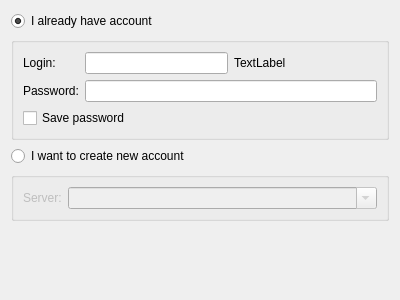
<?xml version="1.0" encoding="UTF-8"?>
<ui version="4.0">
 <class>JAccountWizardPage</class>
 <widget class="QWizardPage" name="JAccountWizardPage">
  <property name="geometry">
   <rect>
    <x>0</x>
    <y>0</y>
    <width>400</width>
    <height>300</height>
   </rect>
  </property>
  <property name="windowTitle">
   <string>WizardPage</string>
  </property>
  <layout class="QVBoxLayout" name="verticalLayout">
   <item>
    <widget class="QRadioButton" name="oldAccountButton">
     <property name="text">
      <string>I already have account</string>
     </property>
     <property name="checked">
      <bool>true</bool>
     </property>
    </widget>
   </item>
   <item>
    <widget class="QGroupBox" name="groupBox">
     <property name="title">
      <string/>
     </property>
     <layout class="QFormLayout" name="formLayout">
      <item row="0" column="0">
       <widget class="QLabel" name="label">
        <property name="sizePolicy">
         <sizepolicy hsizetype="Fixed" vsizetype="Preferred">
          <horstretch>0</horstretch>
          <verstretch>0</verstretch>
         </sizepolicy>
        </property>
        <property name="text">
         <string>Login:</string>
        </property>
       </widget>
      </item>
      <item row="0" column="1">
       <layout class="QHBoxLayout" name="horizontalLayout">
        <item>
         <widget class="QLineEdit" name="jidEdit"/>
        </item>
        <item>
         <widget class="QLabel" name="serverLabel">
          <property name="sizePolicy">
           <sizepolicy hsizetype="Expanding" vsizetype="Preferred">
            <horstretch>0</horstretch>
            <verstretch>0</verstretch>
           </sizepolicy>
          </property>
          <property name="text">
           <string>TextLabel</string>
          </property>
         </widget>
        </item>
       </layout>
      </item>
      <item row="1" column="0">
       <widget class="QLabel" name="label_4">
        <property name="text">
         <string>Password:</string>
        </property>
       </widget>
      </item>
      <item row="1" column="1">
       <widget class="QLineEdit" name="passwdEdit">
        <property name="inputMask">
         <string/>
        </property>
        <property name="echoMode">
         <enum>QLineEdit::Password</enum>
        </property>
       </widget>
      </item>
      <item row="2" column="0" colspan="2">
       <widget class="QCheckBox" name="savePasswdCheck">
        <property name="text">
         <string>Save password</string>
        </property>
       </widget>
      </item>
     </layout>
    </widget>
   </item>
   <item>
    <widget class="QRadioButton" name="newAccountButton">
     <property name="text">
      <string>I want to create new account</string>
     </property>
    </widget>
   </item>
   <item>
    <widget class="QGroupBox" name="groupBox_2">
     <property name="enabled">
      <bool>false</bool>
     </property>
     <property name="title">
      <string/>
     </property>
     <layout class="QFormLayout" name="formLayout_2">
      <item row="0" column="0">
       <widget class="QLabel" name="label_2">
        <property name="text">
         <string>Server:</string>
        </property>
       </widget>
      </item>
      <item row="0" column="1">
       <widget class="QComboBox" name="serverEdit">
        <property name="sizePolicy">
         <sizepolicy hsizetype="Expanding" vsizetype="Fixed">
          <horstretch>0</horstretch>
          <verstretch>0</verstretch>
         </sizepolicy>
        </property>
        <property name="editable">
         <bool>true</bool>
        </property>
       </widget>
      </item>
     </layout>
    </widget>
   </item>
   <item>
    <spacer name="verticalSpacer">
     <property name="orientation">
      <enum>Qt::Vertical</enum>
     </property>
     <property name="sizeHint" stdset="0">
      <size>
       <width>20</width>
       <height>106</height>
      </size>
     </property>
    </spacer>
   </item>
  </layout>
 </widget>
 <resources/>
 <connections>
  <connection>
   <sender>oldAccountButton</sender>
   <signal>toggled(bool)</signal>
   <receiver>groupBox</receiver>
   <slot>setEnabled(bool)</slot>
   <hints>
    <hint type="sourcelabel">
     <x>51</x>
     <y>12</y>
    </hint>
    <hint type="destinationlabel">
     <x>16</x>
     <y>53</y>
    </hint>
   </hints>
  </connection>
  <connection>
   <sender>newAccountButton</sender>
   <signal>toggled(bool)</signal>
   <receiver>groupBox_2</receiver>
   <slot>setEnabled(bool)</slot>
   <hints>
    <hint type="sourcelabel">
     <x>48</x>
     <y>131</y>
    </hint>
    <hint type="destinationlabel">
     <x>30</x>
     <y>182</y>
    </hint>
   </hints>
  </connection>
 </connections>
</ui>
